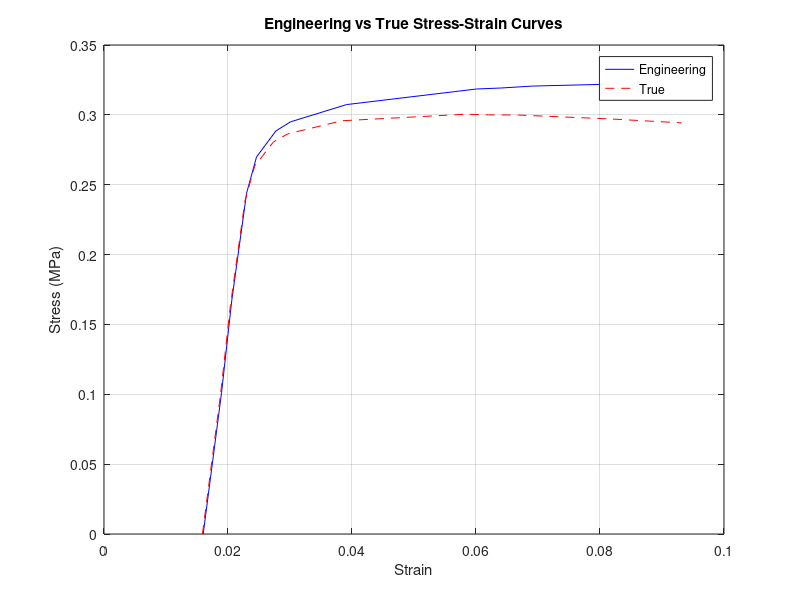

Recreate this plot in MATLAB.
% Input data
F = [0, 13.031, 21.485, 31.3963, 34.727, 37.119, 37.960, 39.550, 40.758, 40.986, 41.076, 41.255, 41.481, 41.564];
L = [25.400, 25.474, 25.515, 25.575, 25.615, 25.693, 25.752, 25.978, 26.419, 26.502, 26.600, 26.728, 27.130, 27.441];

% Initial parameters
L0 = 25; % mm
r = 6.4/1000; % m (convert mm to m)
A0 = pi*r^2; % m^2

% Calculate engineering stress and strain
eng_strain = (L-L0)/L0;
eng_stress = F/A0 /1e6; % Convert N/m^2 to MPa

% Calculate true stress and strain
true_strain = log(L/L0);
true_stress = F.*L0./(A0*L)/1e6; % Convert N/m^2 to MPa

% Plot the curves
figure;
plot(eng_strain, eng_stress, 'b-');
hold on;
plot(true_strain, true_stress, 'r--');
xlabel('Strain');
ylabel('Stress (MPa)');
title('Engineering vs True Stress-Strain Curves');
legend('Engineering', 'True');
grid on;
hold off;

print('-dpng', '-r300', 'stressvstran.png')
